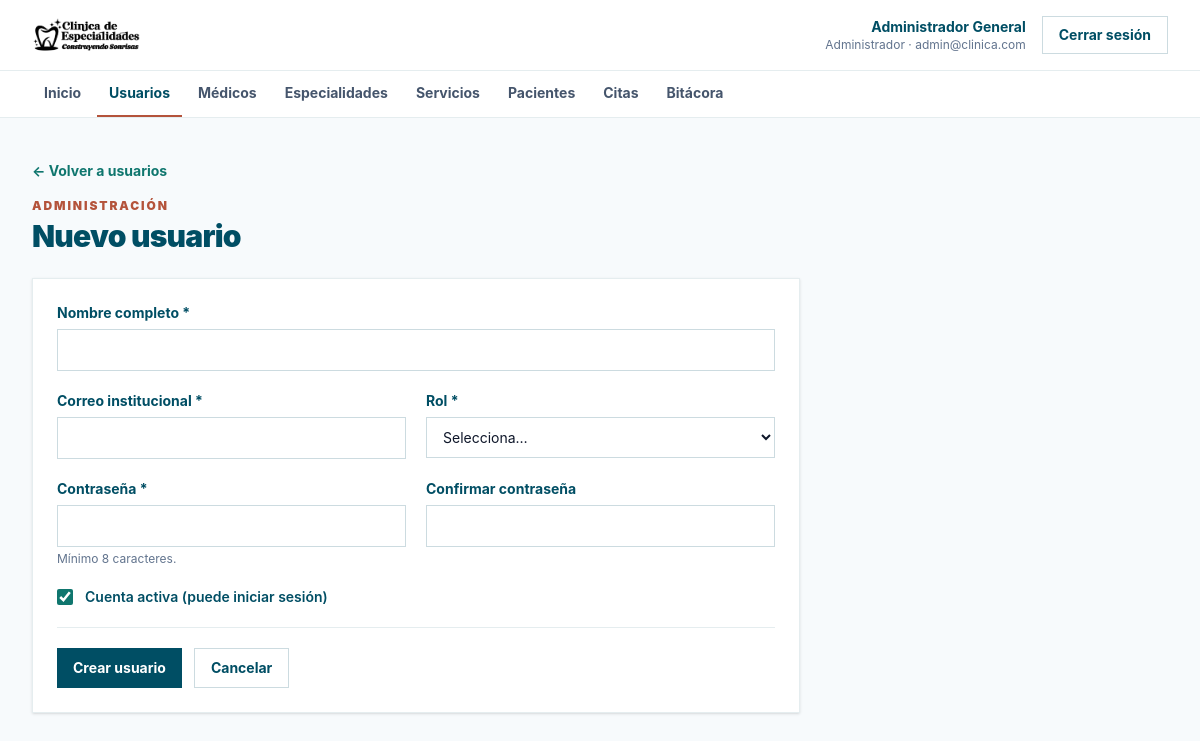
Screenshot of /admin/usuarios/crear (signed in) with the database file from the repository.
### tables this page shows
CREATE TABLE `usuarios` (
  `id` int(10) unsigned NOT NULL AUTO_INCREMENT,
  `nombre` varchar(120) NOT NULL,
  `correo` varchar(150) NOT NULL,
  `password` varchar(255) NOT NULL,
  `rol_id` tinyint(3) unsigned NOT NULL,
  `activo` tinyint(1) NOT NULL DEFAULT 1,
  `created_at` timestamp NOT NULL DEFAULT current_timestamp(),
  `updated_at` timestamp NOT NULL DEFAULT current_timestamp() ON UPDATE current_timestamp(),
  PRIMARY KEY (`id`),
  UNIQUE KEY `correo` (`correo`),
  KEY `fk_usuario_rol` (`rol_id`),
  CONSTRAINT `fk_usuario_rol` FOREIGN KEY (`rol_id`) REFERENCES `roles` (`id`)
);

CREATE TABLE `roles` (
  `id` tinyint(3) unsigned NOT NULL,
  `nombre` varchar(50) NOT NULL,
  PRIMARY KEY (`id`),
  UNIQUE KEY `nombre` (`nombre`)
);

### app/Support/View.php (called while the page is built, shortened)
<?php
final class View
{
    public static function render(string $template, array $data = [], ?string $layout = 'panel'): void
    {
        $file = self::file($template);
        $content = (static function (string $__file, array $__data): string {
            extract($__data, EXTR_SKIP);
            ob_start();
            require $__file;
            return (string) ob_get_clean();
        })($file, $data);
        (static function (string $__file, array $__data, string $content): void {
            extract($__data, EXTR_SKIP);
            require $__file;
        })(self::file('layouts/' . $layout), $data, $content);
    }
    private static function file(string $template): string
    {
        $file = dirname(__DIR__) . '/Views/' . $template . '.php';
        return $file;
    }
}

### app/Controllers/Controller.php (called while the page is built, shortened)
<?php
abstract class Controller
{
    protected function render(string $view, array $data = [], ?string $layout = 'panel'): void
    {
        View::render($view, $data, $layout);
    }
}

### app/Controllers/Administrador/UsuarioController.php (called while the page is built, shortened)
<?php
final class UsuarioController extends Controller
{
    private UsuarioModel $usuarios;
    private array $admin;
    public function __construct()
    {
        $this->admin = Auth::requireRole('Administrador');
        $this->usuarios = new UsuarioModel();
    }
    public function create(): void
    {
        $this->form(['nombre' => '', 'correo' => '', 'rol_id' => 0, 'activo' => 1]);
    }
    private function form(array $usuario, array $errors = []): void
    {
        $editing = !empty($usuario['id']);
        $this->render('admin/usuarios/form', [
            'pageTitle' => $editing ? 'Editar usuario' : 'Nuevo usuario',
            'usuario' => $usuario,
            'roles' => $this->usuarios->roles(),
            'errors' => $errors,
            'editing' => $editing,
            'isSelf' => $editing && (int) $usuario['id'] === $this->admin['id'],
        ]);
    }
}

### public/index.php (called while the page is built, shortened)
<?php
require dirname(__DIR__) . '/app/App.php';
(new App\App())->run();

### app/Support/Auth.php (called while the page is built, shortened)
<?php
final class Auth
{
    public static function user(): ?array
    {
        return isset($_SESSION['auth_user']) && is_array($_SESSION['auth_user'])
            ? $_SESSION['auth_user']
            : null;
    }
    public static function requireRole(string ...$roles): array
    {
        $user = self::user();
        $fresh = (new UserModel())->findActiveById((int) $user['id']);
        $_SESSION['auth_user'] = $user = self::sessionData($fresh);
        return $user;
    }
    public static function route(string $path): string
    {
        $path = '/' . trim($path, '/');
        $base = Request::basePath();
        return $base === '' ? $path : $base . ($path === '/' ? '/' : $path);
    }
    public static function normalizeRole(string $role): string
    {
        return strtr(mb_strtolower(trim($role)), [
            'á' => 'a',
            'é' => 'e',
            'í' => 'i',
            'ó' => 'o',
            'ú' => 'u',
        ]);
    }
    private static function sessionData(array $user): array
    {
        return [
            'id' => (int) $user['id'],
            'nombre' => (string) $user['nombre'],
            'correo' => (string) $user['correo'],
            'rol_id' => (int) $user['rol_id'],
            'rol' => (string) $user['rol'],
            'medico_id' => isset($user['medico_id']) && $user['medico_id'] !== null
                ? (int) $user['medico_id']
                : null,
        ];
    }
}

### app/Support/Request.php (called while the page is built, shortened)
<?php
final class Request
{
    public static function path(): string
    {
        $path = parse_url($_SERVER['REQUEST_URI'] ?? '/', PHP_URL_PATH) ?: '/';
        $base = self::basePath();
        $path = '/' . trim($path, '/');
        return $path === '//' ? '/' : $path;
    }
    public static function basePath(): string
    {
        $base = rtrim(str_replace('\\', '/', dirname($_SERVER['SCRIPT_NAME'] ?? '/')), '/');
        return ($base === '.' || $base === '/') ? '' : $base;
    }
}

### app/Support/helpers.php (called while the page is built, shortened)
<?php
if (!function_exists('e')) {
    function e(mixed $value): string
    {
        return htmlspecialchars((string) ($value ?? ''), ENT_QUOTES, 'UTF-8');
    }
}
if (!function_exists('url')) {
    function url(string $path, array $query = []): string
    {
        $query = array_filter($query, static fn ($value) => $value !== null && $value !== '');
        return Auth::route($path) . ($query === [] ? '' : '?' . http_build_query($query));
    }
}
if (!function_exists('asset')) {
    function asset(string $path): string
    {
        return Request::basePath() . '/assets/' . ltrim($path, '/');
    }
}
if (!function_exists('is_current')) {
    function is_current(string $path, bool $exact = false): bool
    {
        $current = Request::path();
        return $exact ? $current === $path : ($current === $path || str_starts_with($current, rtrim($path, '/') . '/'));
    }
}

### app/config/database.php (called while the page is built, shortened)
<?php
return [
    'driver' => getenv('DB_CONNECTION') ?: 'mysql',
    'host' => getenv('DB_HOST') ?: '127.0.0.1',
    'port' => getenv('DB_PORT') ?: '3306',
    'database' => getenv('DB_DATABASE') ?: 'clinica',
    'username' => getenv('DB_USERNAME') ?: 'root',
    'password' => getenv('DB_PASSWORD') ?: '',
    'charset' => 'utf8mb4',
];

### app/Database.php (called while the page is built, shortened)
<?php
final class Database
{
    private static ?PDO $connection = null;
    public static function connection(): PDO
    {
        if (self::$connection instanceof PDO) {
            return self::$connection;
        }
        $config = require __DIR__ . '/config/database.php';
        $dsn = sprintf(
            '%s:host=%s;port=%s;dbname=%s;charset=%s',
            $config['driver'],
            $config['host'],
            $config['port'],
            $config['database'],
            $config['charset']
        );
        try {
            self::$connection = new PDO($dsn, $config['username'], $config['password'], [
                PDO::ATTR_ERRMODE => PDO::ERRMODE_EXCEPTION,
                PDO::ATTR_DEFAULT_FETCH_MODE => PDO::FETCH_ASSOC,
                PDO::ATTR_EMULATE_PREPARES => false,
            ]);
        } catch (PDOException $exception) {
            throw new PDOException('No fue posible conectar con la base de datos.', (int) $exception->getCode(), $exception);
        }
        return self::$connection;
    }
}

### app/Models/Auth/UserModel.php (called while the page is built, shortened)
<?php
final class UserModel
{
    public function findActiveById(int $id): ?array
    {
        $statement = Database::connection()->prepare(self::SELECT . ' WHERE u.id = :id AND u.activo = 1 LIMIT 1');
        $statement->execute(['id' => $id]);
        $user = $statement->fetch();
        return $user === false ? null : $user;
    }
}

### app/config/menu.php (called while the page is built, shortened)
<?php
return [
    'administrador' => [
        ['label' => 'Inicio', 'path' => '/admin', 'exact' => true],
        ['label' => 'Usuarios', 'path' => '/admin/usuarios'],
        ['label' => 'Médicos', 'path' => '/admin/medicos'],
        ['label' => 'Especialidades', 'path' => '/admin/especialidades'],
        ['label' => 'Servicios', 'path' => '/admin/servicios'],
        ['label' => 'Pacientes', 'path' => '/pacientes'],
        ['label' => 'Citas', 'path' => '/citas'],
        ['label' => 'Bitácora', 'path' => '/admin/bitacora'],
    ],
    'recepcion' => [
        ['label' => 'Inicio', 'path' => '/recepcion', 'exact' => true],
        ['label' => 'Citas', 'path' => '/citas'],
        ['label' => 'Pacientes', 'path' => '/pacientes'],
        ['label' => 'Agenda', 'path' => '/agenda', 'soon' => true],
        ['label' => 'Solicitudes', 'path' => '/solicitudes', 'soon' => true],
    ],
    'medico' => [
        ['label' => 'Inicio', 'path' => '/medico', 'exact' => true],
        ['label' => 'Mi agenda', 'path' => '/agenda', 'soon' => true],
        ['label' => 'Historial clínico', 'path' => '/historial', 'soon' => true],
    ],
];

### app/Views/admin/usuarios/form.php (the view, shortened to what this page needs)
<?php
$err = static fn (string $field): string => isset($errors[$field]) ? ' input-error' : '';
$action = $editing ? url('/admin/usuarios/editar') : url('/admin/usuarios/crear');
?>
<div>
    <a href="<?= e(url('/admin/usuarios')) ?>" class="text-sm font-bold text-secondary hover:underline">← Volver a usuarios</a>
    <p class="page-eyebrow mt-4">Administración</p>
    <h1 class="page-title"><?= $editing ? 'Editar usuario' : 'Nuevo usuario' ?></h1>
</div>
<form method="post" action="<?= e($action) ?>" class="card mt-6 grid max-w-3xl gap-5 sm:grid-cols-2" novalidate>
    <div class="sm:col-span-2">
        <label for="nombre" class="label">Nombre completo *</label>
        <input id="nombre" name="nombre" type="text" maxlength="120" required value="<?= e($usuario['nombre'] ?? '') ?>" class="input<?= $err('nombre') ?>">
    </div>
    <div>
        <label for="correo" class="label">Correo institucional *</label>
        <input id="correo" name="correo" type="email" maxlength="150" required autocomplete="off" value="<?= e($usuario['correo'] ?? '') ?>" class="input<?= $err('correo') ?>">
    </div>
    <div>
        <label for="rol_id" class="label">Rol *</label>
        <select id="rol_id" name="rol_id" required class="input<?= $err('rol_id') ?>" <?= $isSelf ? 'disabled' : '' ?>>
            <option value="">Selecciona…</option>
        </select>
    </div>
    <div>
        <label for="password" class="label">Contraseña <?= $editing ? '' : '*' ?></label>
        <input id="password" name="password" type="password" minlength="8" autocomplete="new-password" <?= $editing ? '' : 'required' ?> class="input<?= $err('password') ?>">
        <p class="mt-1 text-xs text-slate-500"><?= $editing ? 'Déjala vacía para conservar la actual.' : 'Mínimo 8 caracteres.' ?></p>
    </div>
    <div>
        <label for="password_confirmation" class="label">Confirmar contraseña</label>
        <input id="password_confirmation" name="password_confirmation" type="password" autocomplete="new-password" class="input<?= $err('password_confirmation') ?>">
    </div>
    <?php if (!$editing): ?>
        <label class="flex items-center gap-3 text-sm font-semibold text-primary sm:col-span-2">
            <input type="checkbox" name="activo" value="1" <?= (int) ($usuario['activo'] ?? 1) === 1 ? 'checked' : '' ?> class="h-4 w-4 accent-secondary">
            Cuenta activa (puede iniciar sesión)
        </label>
    <?php endif; ?>
    <div class="flex gap-3 border-t border-primary/10 pt-5 sm:col-span-2">
        <button type="submit" class="btn-primary"><?= $editing ? 'Guardar cambios' : 'Crear usuario' ?></button>
        <a href="<?= e(url('/admin/usuarios')) ?>" class="btn-outline">Cancelar</a>
    </div>
</form>

### app/App.php (shortened to what this page needs)
<?php
final class App
{
    private array $routes;
    public function __construct()
    {
        $this->routes = require __DIR__ . '/config/routes.php';
    }
    public static function bootstrap(): void
    {
        require_once __DIR__ . '/Support/helpers.php';
    }
    public function run(): void
    {
        try {
            $path = Request::path();
            $method = Request::method();
            $this->dispatch($method, $path);
        } catch (Throwable $exception) {
            $this->renderError($exception);
        }
    }
    private function dispatch(string $method, string $path): void
    {
        foreach ($this->routes as [$routeMethod, $routePath, $handler]) {
            if ($routePath !== $path) {
                continue;
            }
            [$class, $action] = $handler;
            (new $class())->{$action}();
            return;
        }
        throw new RuntimeException('Página no encontrada.', 404);
    }
    private static function autoload(): void
    {
        spl_autoload_register(static function (string $class): void {
            $file = __DIR__ . '/' . str_replace('\\', '/', substr($class, 4)) . '.php';
        });
    }
}

### app/Views/layouts/panel.php (shortened to what this page needs)
<?php
$authUser = \App\Support\Auth::user() ?? ['nombre' => '', 'correo' => '', 'rol' => ''];
$menu = (require dirname(__DIR__, 2) . '/config/menu.php')[\App\Support\Auth::normalizeRole((string) $authUser['rol'])] ?? [];
?>
<!doctype html>
<html lang="es">
<head>
    <link rel="stylesheet" href="<?= e(asset('css/app.css')) ?>">
</head>
<body class="min-h-screen bg-background text-text antialiased">
    <header class="border-b border-primary/10 bg-white">
        <div class="mx-auto flex max-w-7xl items-center justify-between gap-5 px-4 py-4 sm:px-8">
            <a href="<?= e(url('/')) ?>" aria-label="Ir al inicio">
                <img src="<?= e(asset('logos/logo_letras.png')) ?>" alt="Clínica" class="h-9 w-auto max-w-[160px] object-contain">
            </a>
            <div class="flex items-center gap-4">
                <div class="hidden text-right sm:block">
                    <p class="text-sm font-bold text-primary"><?= e($authUser['nombre']) ?></p>
                    <p class="text-xs text-slate-500"><?= e($authUser['rol']) ?> · <?= e($authUser['correo']) ?></p>
                </div>
                <form action="<?= e(url('/logout')) ?>" method="post">
                    <button type="submit" class="btn-outline">Cerrar sesión</button>
                </form>
            </div>
        </div>
        <nav class="border-t border-primary/10" aria-label="Módulos">
            <ul class="mx-auto flex max-w-7xl gap-1 overflow-x-auto px-4 sm:px-8">
                <?php foreach ($menu as $item): ?>
                    <?php $active = is_current($item['path'], $item['exact'] ?? false); ?>
                    <li class="shrink-0">
                        <?php if (!empty($item['soon'])): ?>
                            <span class="inline-flex items-center gap-2 px-3 py-3 text-sm font-semibold text-slate-400" title="Próximamente">
                                <?= e($item['label']) ?>
                                <span class="text-[10px] font-black uppercase tracking-wider">Pronto</span>
                            </span>
                        <?php else: ?>
                            <a href="<?= e(url($item['path'])) ?>" class="inline-flex border-b-2 px-3 py-3 text-sm font-bold transition <?= $active ? 'border-accent text-primary' : 'border-transparent text-slate-600 hover:text-primary' ?>" <?= $active ? 'aria-current="page"' : '' ?>>
                                <?= e($item['label']) ?>
                            </a>
                        <?php endif; ?>
                    </li>
                <?php endforeach; ?>
            </ul>
        </nav>
    </header>
    <main id="contenido" class="mx-auto max-w-7xl px-4 py-8 sm:px-8 sm:py-10">
        <?= $content ?>
    </main>
</body>
</html>

### rows the page displays
usuarios: nombre "Administrador General", rol.nombre "Administrador", correo "admin@clinica.com"

### other values shown
$item['label'] "Inicio"
$item['label'] "Usuarios"
$item['label'] "Médicos"
$item['label'] "Especialidades"
$item['label'] "Servicios"
$item['label'] "Pacientes"
$item['label'] "Citas"
$item['label'] "Bitácora"
